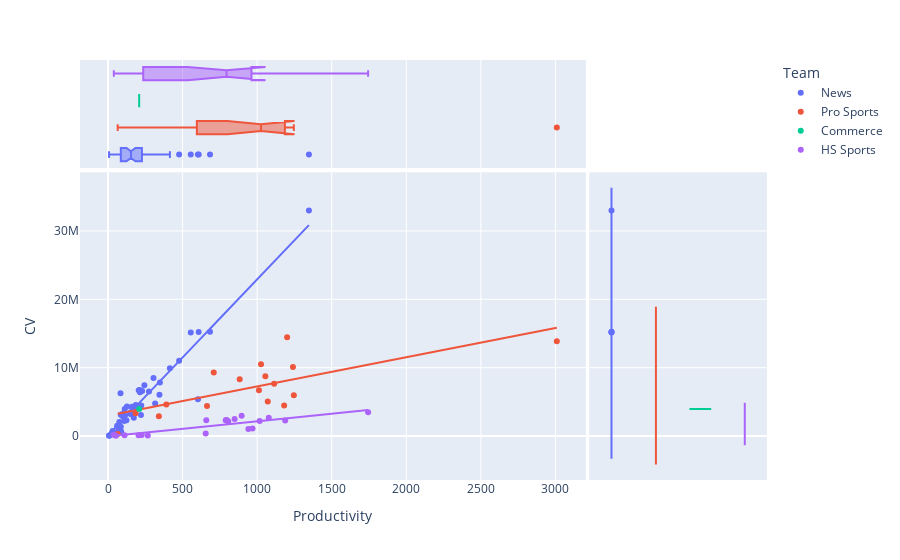

Notebook cell for this chart:
### Code cell
# Scatter with R squared, box plots, violin plots

fig = px.scatter(df, x="Productivity", y="CV", hover_name="ID Match", color="Team", marginal_y="violin",
           marginal_x="box", trendline="ols")
fig.show()

### Figure 1 — Plotly figure (JSON) as saved in the notebook; plotly's stock layout.template omitted (floating-point values rounded to 4 significant figures)
{"data": [{"hoverlabel": {"namelength": 0}, "hovertemplate": "<b>%{hovertext}</b><br><br>Team=News<br>Productivity=%{x}<br>CV=%{y}", "hovertext": ["reporter1", "reporter2", "reporter3", "reporter4", "reporter7", "reporter10", "reporter13", "reporter15", "reporter17", "reporter18", "reporter19", "reporter21", "reporter22", "reporter23", "reporter24", "reporter25", "reporter27", "reporter29", "reporter31", "reporter33", "reporter35", "reporter36", "reporter37", "reporter38", "reporter39", "reporter41", "reporter42", "reporter43", "reporter45", "reporter47", "reporter48", "reporter49", "reporter50", "reporter51", "reporter52", "reporter53", "reporter55", "reporter58", "reporter63", "reporter65", "reporter68", "reporter69", "reporter70", "reporter71", "reporter74", "reporter75", "reporter76", "reporter77", "reporter78", "reporter79", "reporter81", "reporter82", "reporter88", "reporter89", "reporter91"], "legendgroup": "News", "marker": {"color": "#636efa", "symbol": "circle"}, "mode": "markers", "name": "News", "showlegend": true, "type": "scatter", "x": [1347, 684, 608, 555, 477, 415, 305, 348, 244, 213, 206, 229, 275, 214, 84, 345, 603, 316, 186, 223, 127, 160, 186, 174, 112, 166, 168, 177, 152, 152, 99, 154, 113, 86, 221, 112, 96, 173, 124, 109, 76, 62, 62, 86, 71, 31, 87, 89, 51, 25, 40, 47, 14, 7, 8], "xaxis": "x", "y": [32981448, 15239051, 15227333, 15129163, 11032010, 9931112, 8483893, 7830570, 7423919, 6725939, 6715653, 6581319, 6506326, 6413386, 6271736, 6054364, 5395767, 4746436, 4548830, 4464487, 4315746, 4275258, 4024236, 3995978, 3968698, 3938843, 3889447, 3722741, 3442594, 3247791, 3245435, 3186564, 3120293, 3106786, 3080586, 3076441, 2919604, 2666488, 2298984, 2197694, 2048102, 1494412, 1389167, 1367267, 764832, 732616, 670406, 578632, 429207, 415534, 375587, 350911, 104081, 87367, 31659], "yaxis": "y"}, {"alignmentgroup": "True", "hoverlabel": {"namelength": 0}, "hovertemplate": "<b>%{hovertext}</b><br><br>Team=News<br>Productivity=%{x}", "hovertext": ["reporter1", "reporter2", "reporter3", "reporter4", "reporter7", "reporter10", "reporter13", "reporter15", "reporter17", "reporter18", "reporter19", "reporter21", "reporter22", "reporter23", "reporter24", "reporter25", "reporter27", "reporter29", "reporter31", "reporter33", "reporter35", "reporter36", "reporter37", "reporter38", "reporter39", "reporter41", "reporter42", "reporter43", "reporter45", "reporter47", "reporter48", "reporter49", "reporter50", "reporter51", "reporter52", "reporter53", "reporter55", "reporter58", "reporter63", "reporter65", "reporter68", "reporter69", "reporter70", "reporter71", "reporter74", "reporter75", "reporter76", "reporter77", "reporter78", "reporter79", "reporter81", "reporter82", "reporter88", "reporter89", "reporter91"], "legendgroup": "News", "marker": {"color": "#636efa", "symbol": "circle"}, "name": "News", "notched": true, "offsetgroup": "News", "showlegend": false, "type": "box", "x": [1347, 684, 608, 555, 477, 415, 305, 348, 244, 213, 206, 229, 275, 214, 84, 345, 603, 316, 186, 223, 127, 160, 186, 174, 112, 166, 168, 177, 152, 152, 99, 154, 113, 86, 221, 112, 96, 173, 124, 109, 76, 62, 62, 86, 71, 31, 87, 89, 51, 25, 40, 47, 14, 7, 8], "xaxis": "x3", "yaxis": "y3"}, {"alignmentgroup": "True", "hoverlabel": {"namelength": 0}, "hovertemplate": "<b>%{hovertext}</b><br><br>Team=News<br>CV=%{y}", "hovertext": ["reporter1", "reporter2", "reporter3", "reporter4", "reporter7", "reporter10", "reporter13", "reporter15", "reporter17", "reporter18", "reporter19", "reporter21", "reporter22", "reporter23", "reporter24", "reporter25", "reporter27", "reporter29", "reporter31", "reporter33", "reporter35", "reporter36", "reporter37", "reporter38", "reporter39", "reporter41", "reporter42", "reporter43", "reporter45", "reporter47", "reporter48", "reporter49", "reporter50", "reporter51", "reporter52", "reporter53", "reporter55", "reporter58", "reporter63", "reporter65", "reporter68", "reporter69", "reporter70", "reporter71", "reporter74", "reporter75", "reporter76", "reporter77", "reporter78", "reporter79", "reporter81", "reporter82", "reporter88", "reporter89", "reporter91"], "legendgroup": "News", "marker": {"color": "#636efa", "symbol": "circle"}, "name": "News", "offsetgroup": "News", "scalegroup": "y", "showlegend": false, "type": "violin", "xaxis": "x2", "y": [32981448, 15239051, 15227333, 15129163, 11032010, 9931112, 8483893, 7830570, 7423919, 6725939, 6715653, 6581319, 6506326, 6413386, 6271736, 6054364, 5395767, 4746436, 4548830, 4464487, 4315746, 4275258, 4024236, 3995978, 3968698, 3938843, 3889447, 3722741, 3442594, 3247791, 3245435, 3186564, 3120293, 3106786, 3080586, 3076441, 2919604, 2666488, 2298984, 2197694, 2048102, 1494412, 1389167, 1367267, 764832, 732616, 670406, 578632, 429207, 415534, 375587, 350911, 104081, 87367, 31659], "yaxis": "y2"}, {"hoverlabel": {"namelength": 0}, "hovertemplate": "<b>OLS trendline</b><br>CV = 22862 * Productivity + 63403.8<br>R<sup>2</sup>=0.902420<br><br>Team=News<br>Productivity=%{x}<br>CV=%{y} <b>(trend)</b>", "legendgroup": "News", "marker": {"color": "#636efa", "symbol": "circle"}, "mode": "lines", "name": "News", "showlegend": false, "type": "scatter", "x": [7, 8, 14, 25, 31, 40, 47, 51, 62, 62, 71, 76, 84, 86, 86, 87, 89, 96, 99, 109, 112, 112, 113, 124, 127, 152, 152, 154, 160, 166, 168, 173, 174, 177, 186, 186, 206, 213, 214, 221, 223, 229, 244, 275, 305, 316, 345, 348, 415, 477, 555, 603, 608, 684, 1347], "xaxis": "x", "y": [223400.0, 246300.0, 383500.0, 635000.0, 772100.0, 977900.0, 1138000.0, 1229000.0, 1481000.0, 1481000.0, 1687000.0, 1801000.0, 1984000.0, 2030000.0, 2030000.0, 2052000.0, 2098000.0, 2258000.0, 2327000.0, 2555000.0, 2624000.0, 2624000.0, 2647000.0, 2898000.0, 2967000.0, 3538000.0, 3538000.0, 3584000.0, 3721000.0, 3858000.0, 3904000.0, 4019000.0, 4041000.0, 4110000.0, 4316000.0, 4316000.0, 4773000.0, 4933000.0, 4956000.0, 5116000.0, 5162000.0, 5299000.0, 5642000.0, 6350000.0, 7036000.0, 7288000.0, 7951000.0, 8019000.0, 9551000.0, 10970000.0, 12750000.0, 13850000.0, 13960000.0, 15700000.0, 30860000.0], "yaxis": "y"}, {"hoverlabel": {"namelength": 0}, "hovertemplate": "<b>%{hovertext}</b><br><br>Team=Pro Sports<br>Productivity=%{x}<br>CV=%{y}", "hovertext": ["reporter5", "reporter6", "reporter8", "reporter9", "reporter11", "reporter12", "reporter14", "reporter16", "reporter20", "reporter26", "reporter28", "reporter30", "reporter32", "reporter34", "reporter46", "reporter56", "reporter83"], "legendgroup": "Pro Sports", "marker": {"color": "#EF553B", "symbol": "circle"}, "mode": "markers", "name": "Pro Sports", "showlegend": true, "type": "scatter", "x": [1201, 3009, 1026, 1240, 709, 1055, 883, 1114, 1012, 1246, 1071, 391, 1181, 664, 185, 341, 65], "xaxis": "x", "y": [14449063, 13875398, 10493866, 10100263, 9284465, 8731923, 8308101, 7653566, 6693322, 5971873, 5039634, 4633493, 4485460, 4392585, 3325928, 2897260, 301061], "yaxis": "y"}, {"alignmentgroup": "True", "hoverlabel": {"namelength": 0}, "hovertemplate": "<b>%{hovertext}</b><br><br>Team=Pro Sports<br>Productivity=%{x}", "hovertext": ["reporter5", "reporter6", "reporter8", "reporter9", "reporter11", "reporter12", "reporter14", "reporter16", "reporter20", "reporter26", "reporter28", "reporter30", "reporter32", "reporter34", "reporter46", "reporter56", "reporter83"], "legendgroup": "Pro Sports", "marker": {"color": "#EF553B", "symbol": "circle"}, "name": "Pro Sports", "notched": true, "offsetgroup": "Pro Sports", "showlegend": false, "type": "box", "x": [1201, 3009, 1026, 1240, 709, 1055, 883, 1114, 1012, 1246, 1071, 391, 1181, 664, 185, 341, 65], "xaxis": "x3", "yaxis": "y3"}, {"alignmentgroup": "True", "hoverlabel": {"namelength": 0}, "hovertemplate": "<b>%{hovertext}</b><br><br>Team=Pro Sports<br>CV=%{y}", "hovertext": ["reporter5", "reporter6", "reporter8", "reporter9", "reporter11", "reporter12", "reporter14", "reporter16", "reporter20", "reporter26", "reporter28", "reporter30", "reporter32", "reporter34", "reporter46", "reporter56", "reporter83"], "legendgroup": "Pro Sports", "marker": {"color": "#EF553B", "symbol": "circle"}, "name": "Pro Sports", "offsetgroup": "Pro Sports", "scalegroup": "y", "showlegend": false, "type": "violin", "xaxis": "x2", "y": [14449063, 13875398, 10493866, 10100263, 9284465, 8731923, 8308101, 7653566, 6693322, 5971873, 5039634, 4633493, 4485460, 4392585, 3325928, 2897260, 301061], "yaxis": "y2"}, {"hoverlabel": {"namelength": 0}, "hovertemplate": "<b>OLS trendline</b><br>CV = 4273.27 * Productivity + 2.97562e+06<br>R<sup>2</sup>=0.529964<br><br>Team=Pro Sports<br>Productivity=%{x}<br>CV=%{y} <b>(trend)</b>", "legendgroup": "Pro Sports", "marker": {"color": "#EF553B", "symbol": "circle"}, "mode": "lines", "name": "Pro Sports", "showlegend": false, "type": "scatter", "x": [65, 185, 341, 391, 664, 709, 883, 1012, 1026, 1055, 1071, 1114, 1181, 1201, 1240, 1246, 3009], "xaxis": "x", "y": [3253000.0, 3766000.0, 4433000.0, 4646000.0, 5813000.0, 6005000.0, 6749000.0, 7300000.0, 7360000.0, 7484000.0, 7552000.0, 7736000.0, 8022000.0, 8108000.0, 8274000.0, 8300000.0, 15830000.0], "yaxis": "y"}, {"hoverlabel": {"namelength": 0}, "hovertemplate": "<b>%{hovertext}</b><br><br>Team=Commerce<br>Productivity=%{x}<br>CV=%{y}", "hovertext": ["reporter40"], "legendgroup": "Commerce", "marker": {"color": "#00cc96", "symbol": "circle"}, "mode": "markers", "name": "Commerce", "showlegend": true, "type": "scatter", "x": [209], "xaxis": "x", "y": [3963086], "yaxis": "y"}, {"alignmentgroup": "True", "hoverlabel": {"namelength": 0}, "hovertemplate": "<b>%{hovertext}</b><br><br>Team=Commerce<br>Productivity=%{x}", "hovertext": ["reporter40"], "legendgroup": "Commerce", "marker": {"color": "#00cc96", "symbol": "circle"}, "name": "Commerce", "notched": true, "offsetgroup": "Commerce", "showlegend": false, "type": "box", "x": [209], "xaxis": "x3", "yaxis": "y3"}, {"alignmentgroup": "True", "hoverlabel": {"namelength": 0}, "hovertemplate": "<b>%{hovertext}</b><br><br>Team=Commerce<br>CV=%{y}", "hovertext": ["reporter40"], "legendgroup": "Commerce", "marker": {"color": "#00cc96", "symbol": "circle"}, "name": "Commerce", "offsetgroup": "Commerce", "scalegroup": "y", "showlegend": false, "type": "violin", "xaxis": "x2", "y": [3963086], "yaxis": "y2"}, {"hoverlabel": {"namelength": 0}, "hovertemplate": "Team=Commerce", "legendgroup": "Commerce", "marker": {"color": "#00cc96", "symbol": "circle"}, "mode": "lines", "name": "Commerce", "showlegend": false, "type": "scatter", "xaxis": "x", "yaxis": "y"}, {"hoverlabel": {"namelength": 0}, "hovertemplate": "<b>%{hovertext}</b><br><br>Team=HS Sports<br>Productivity=%{x}<br>CV=%{y}", "hovertext": ["reporter44", "reporter54", "reporter57", "reporter59", "reporter60", "reporter61", "reporter62", "reporter64", "reporter66", "reporter67", "reporter72", "reporter73", "reporter80", "reporter84", "reporter85", "reporter86", "reporter87", "reporter90", "reporter92"], "legendgroup": "HS Sports", "marker": {"color": "#ab63fa", "symbol": "circle"}, "mode": "markers", "name": "HS Sports", "showlegend": true, "type": "scatter", "x": [1744, 896, 1078, 849, 795, 789, 659, 1188, 1017, 806, 969, 941, 655, 39, 226, 111, 205, 267, 53], "xaxis": "x", "y": [3480795, 2973911, 2668679, 2491960, 2331106, 2313381, 2306829, 2276027, 2188947, 2178883, 1123008, 1019768, 390632, 183553, 156464, 133516, 113428, 84589, 29688], "yaxis": "y"}, {"alignmentgroup": "True", "hoverlabel": {"namelength": 0}, "hovertemplate": "<b>%{hovertext}</b><br><br>Team=HS Sports<br>Productivity=%{x}", "hovertext": ["reporter44", "reporter54", "reporter57", "reporter59", "reporter60", "reporter61", "reporter62", "reporter64", "reporter66", "reporter67", "reporter72", "reporter73", "reporter80", "reporter84", "reporter85", "reporter86", "reporter87", "reporter90", "reporter92"], "legendgroup": "HS Sports", "marker": {"color": "#ab63fa", "symbol": "circle"}, "name": "HS Sports", "notched": true, "offsetgroup": "HS Sports", "showlegend": false, "type": "box", "x": [1744, 896, 1078, 849, 795, 789, 659, 1188, 1017, 806, 969, 941, 655, 39, 226, 111, 205, 267, 53], "xaxis": "x3", "yaxis": "y3"}, {"alignmentgroup": "True", "hoverlabel": {"namelength": 0}, "hovertemplate": "<b>%{hovertext}</b><br><br>Team=HS Sports<br>CV=%{y}", "hovertext": ["reporter44", "reporter54", "reporter57", "reporter59", "reporter60", "reporter61", "reporter62", "reporter64", "reporter66", "reporter67", "reporter72", "reporter73", "reporter80", "reporter84", "reporter85", "reporter86", "reporter87", "reporter90", "reporter92"], "legendgroup": "HS Sports", "marker": {"color": "#ab63fa", "symbol": "circle"}, "name": "HS Sports", "offsetgroup": "HS Sports", "scalegroup": "y", "showlegend": false, "type": "violin", "xaxis": "x2", "y": [3480795, 2973911, 2668679, 2491960, 2331106, 2313381, 2306829, 2276027, 2188947, 2178883, 1123008, 1019768, 390632, 183553, 156464, 133516, 113428, 84589, 29688], "yaxis": "y2"}, {"hoverlabel": {"namelength": 0}, "hovertemplate": "<b>OLS trendline</b><br>CV = 2224.62 * Productivity + -58600.5<br>R<sup>2</sup>=0.720943<br><br>Team=HS Sports<br>Productivity=%{x}<br>CV=%{y} <b>(trend)</b>", "legendgroup": "HS Sports", "marker": {"color": "#ab63fa", "symbol": "circle"}, "mode": "lines", "name": "HS Sports", "showlegend": false, "type": "scatter", "x": [39, 53, 111, 205, 226, 267, 655, 659, 789, 795, 806, 849, 896, 941, 969, 1017, 1078, 1188, 1744], "xaxis": "x", "y": [28160.0, 59300.0, 188300.0, 397400.0, 444200.0, 535400.0, 1399000.0, 1407000.0, 1697000.0, 1710000.0, 1734000.0, 1830000.0, 1935000.0, 2035000.0, 2097000.0, 2204000.0, 2340000.0, 2584000.0, 3821000.0], "yaxis": "y"}], "layout": {"legend": {"title": {"text": "Team"}, "tracegroupgap": 0}, "margin": {"t": 60}, "xaxis": {"anchor": "y", "domain": [0, 0.7363], "title": {"text": "Productivity"}}, "xaxis2": {"anchor": "y2", "domain": [0.7413, 1], "matches": "x2", "showgrid": false, "showline": false, "showticklabels": false, "ticks": ""}, "xaxis3": {"anchor": "y3", "domain": [0, 0.7363], "matches": "x", "showgrid": true, "showticklabels": false}, "xaxis4": {"anchor": "y4", "domain": [0.7413, 1], "matches": "x2", "showgrid": false, "showline": false, "showticklabels": false, "ticks": ""}, "yaxis": {"anchor": "x", "domain": [0, 0.7326], "title": {"text": "CV"}}, "yaxis2": {"anchor": "x2", "domain": [0, 0.7326], "matches": "y", "showgrid": true, "showticklabels": false}, "yaxis3": {"anchor": "x3", "domain": [0.7426, 1], "matches": "y3", "showgrid": false, "showline": false, "showticklabels": false, "ticks": ""}, "yaxis4": {"anchor": "x4", "domain": [0.7426, 1], "matches": "y3", "showgrid": true, "showline": false, "showticklabels": false, "ticks": ""}}}
